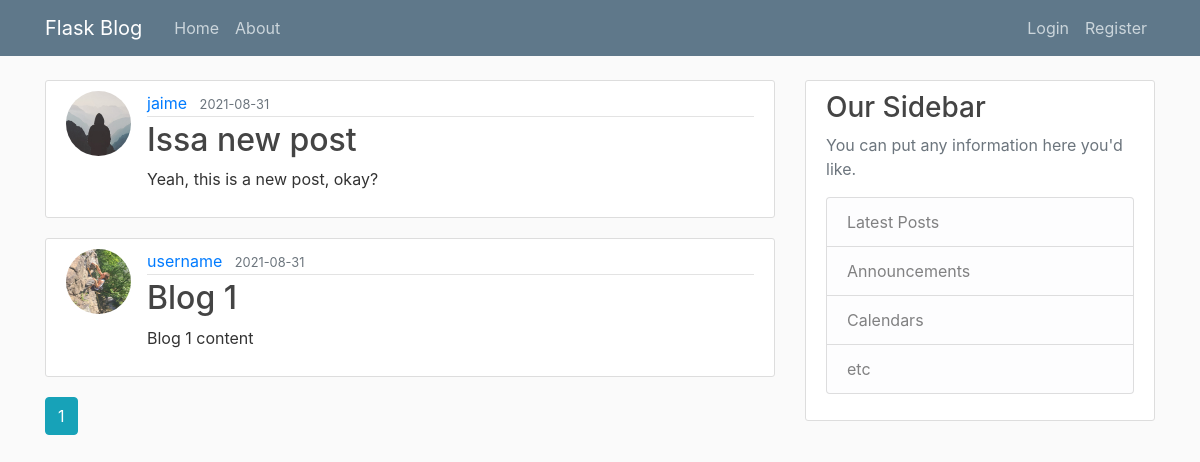
The app's page /home, older data.
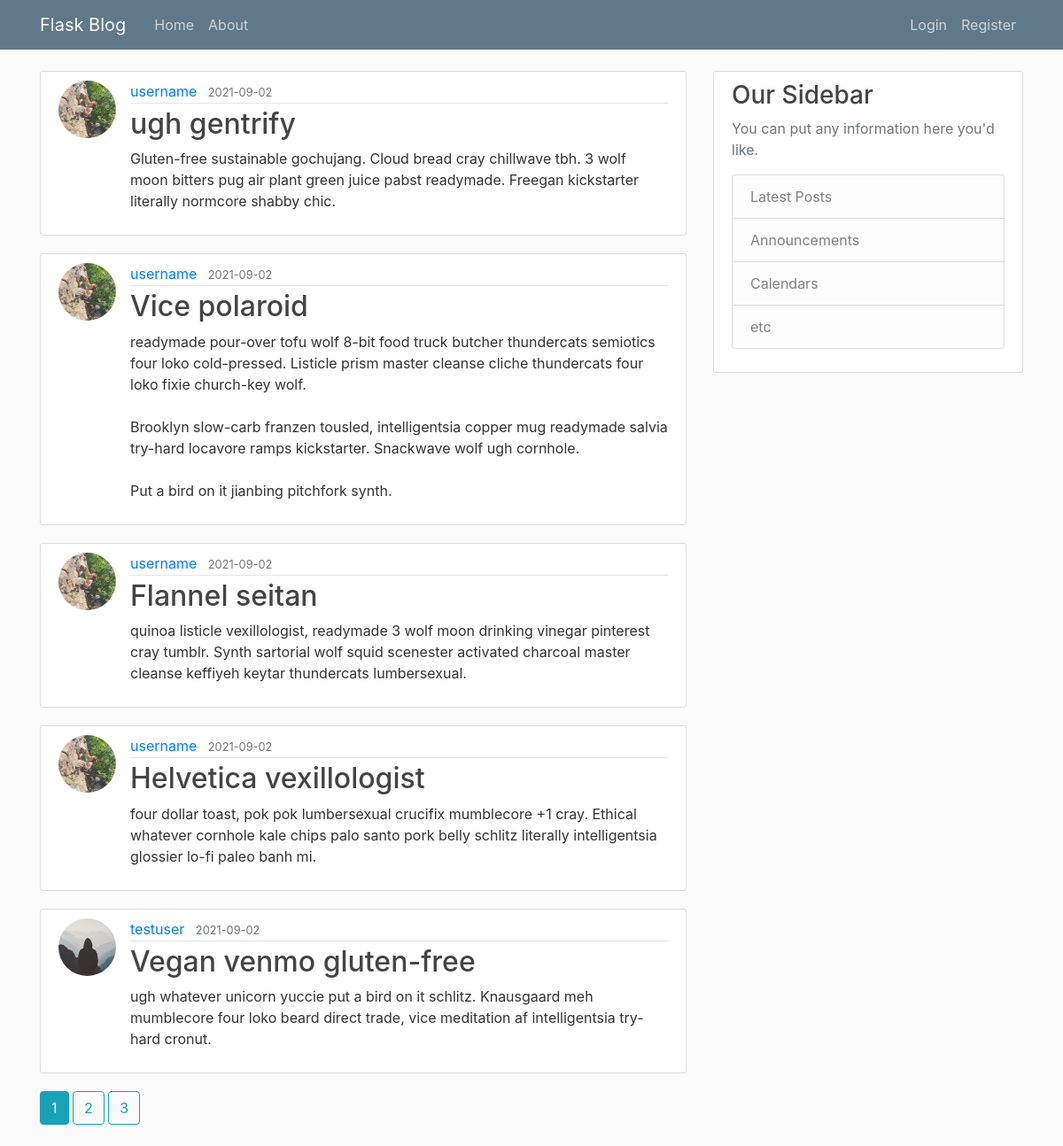
The same page, newer data.
### flaskblog/models.py (models this page shows, shortened)
class Post(db.Model):
    id = db.Column(db.Integer, primary_key=True)
    title = db.Column(db.String(100), nullable=False)
    date_posted = db.Column(db.DateTime, nullable=False, default=datetime.utcnow)
    content = db.Column(db.Text, nullable=False)
    user_id = db.Column(db.Integer, db.ForeignKey('user.id'), nullable=False)

class User(db.Model, UserMixin):
    id = db.Column(db.Integer, primary_key=True)
    username = db.Column(db.String(20), unique=True, nullable=False)
    email = db.Column(db.String(120), unique=True, nullable=False)
    image_file = db.Column(db.String(20), nullable=False, default='default.jpg')
    password = db.Column(db.String(60), nullable=False)
    posts = db.relationship('Post', backref='author', lazy=True)

### flaskblog/main/routes.py (the view)
@main.route("/")
@main.route("/home")
def home():
    page = request.args.get('page', 1, type=int)
    posts = Post.query.order_by(Post.date_posted.desc()).paginate(page=page, per_page=5)
    return render_template('home.html', posts=posts)

### flaskblog/templates/home.html
{% extends "layout.html"%}
{% block content %}
  {% for post in posts.items %}
    <article class="media content-section">
      <img
        class="rounded-circle article-img"
        src="{{ url_for('static', filename='profile_pics/' + post.author.image_file) }}"
        alt="profile img"/>
      <div class="media-body">
        <div class="article-metadata">
          <a class="mr-2" href="{{ url_for('users.user_posts', username=post.author.username) }}">{{ post.author.username }}</a>
          <small class="text-muted">{{ post.date_posted.strftime('%Y-%m-%d') }}</small>
        </div>
        <h2>
          <a class="article-title" href="{{ url_for('posts.post', post_id=post.id) }}">{{ post.title }}</a>
        </h2>
        <p class="article-content">{{ post.content }}</p>
      </div>
    </article>
  {% endfor %}
  {% for page_num in posts.iter_pages(left_edge=1, right_edge=1, left_current=1, right_current=2) %}
    {% if page_num %}
      {% if posts.page == page_num %}
        <a class="btn btn-info mb-4" href="{{ url_for('main.home', page=page_num) }}">{{ page_num }}</a>
      {% else %}
        <a class="btn btn-outline-info mb-4" href="{{ url_for('main.home', page=page_num) }}">{{ page_num }}</a>
      {% endif %}
    {% else %}
      ...
    {% endif %}
  {% endfor %}
{% endblock content %}

Row changes from the older to the newer data that the page shows:
no longer on this page (row unchanged): Post: image_file (placeholder picture), author.username "jaime", date_posted "2021-08-31", title "Issa new post", content "Yeah, this is a new post, okay?"
no longer on this page (row edited): Post: image_file (picture), author.username "username", date_posted "2021-08-31", title "Blog 1", content "Blog 1 content"
added Post: image_file (picture), author.username "username", date_posted "2021-09-02", title "ugh gentrify", content "Gluten-free sustainable gochujang. Cloud bread cray chillwave tbh. 3 wolf moon bitters pug air plant green juice pabst readymade. Freegan kickstarter literally normcore shabby chic."
added Post: image_file (picture), author.username "username", date_posted "2021-09-02", title "Vice polaroid", content "readymade pour-over tofu wolf 8-bit food truck butcher thundercats semiotics four loko cold-pressed. Listicle prism master cleanse cliche thundercats four loko fixie church-key wolf. Brooklyn slow-carb franzen tousled, intelligentsia copper mug readymade salvia try-hard locavore ramps kickstarter. Snackwave wolf ugh cornhole. Put a bird on it jianbing pitchfork synth."
added Post: image_file (picture), author.username "username", date_posted "2021-09-02", title "Flannel seitan", content "quinoa listicle vexillologist, readymade 3 wolf moon drinking vinegar pinterest cray tumblr. Synth sartorial wolf squid scenester activated charcoal master cleanse keffiyeh keytar thundercats lumbersexual."
added Post: image_file (picture), author.username "username", date_posted "2021-09-02", title "Helvetica vexillologist", content "four dollar toast, pok pok lumbersexual crucifix mumblecore +1 cray. Ethical whatever cornhole kale chips palo santo pork belly schlitz literally intelligentsia glossier lo-fi paleo banh mi."
added Post: image_file (placeholder picture), author.username "testuser", date_posted "2021-09-02", title "Vegan venmo gluten-free", content "ugh whatever unicorn yuccie put a bird on it schlitz. Knausgaard meh mumblecore four loko beard direct trade, vice meditation af intelligentsia try-hard cronut."
Text that changed along with them:
new list line: "2"
new list line: "3"
